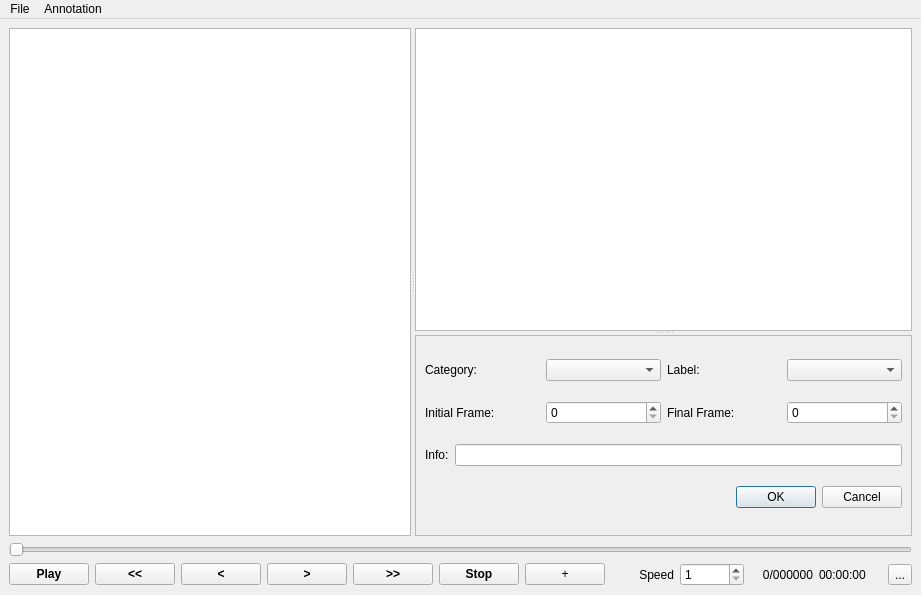
<?xml version="1.0" encoding="UTF-8"?>
<ui version="4.0">
 <class>MainWindow</class>
 <widget class="QMainWindow" name="MainWindow">
  <property name="geometry">
   <rect>
    <x>0</x>
    <y>0</y>
    <width>921</width>
    <height>595</height>
   </rect>
  </property>
  <property name="windowTitle">
   <string>SSAT</string>
  </property>
  <widget class="QWidget" name="widget">
   <layout class="QGridLayout" name="gridLayout">
    <item row="1" column="0" colspan="12">
     <widget class="QSlider" name="sliderFrame">
      <property name="enabled">
       <bool>false</bool>
      </property>
      <property name="singleStep">
       <number>1</number>
      </property>
      <property name="value">
       <number>0</number>
      </property>
      <property name="orientation">
       <enum>Qt::Horizontal</enum>
      </property>
     </widget>
    </item>
    <item row="2" column="0">
     <widget class="QPushButton" name="buttonPlay">
      <property name="font">
       <font>
        <weight>75</weight>
        <bold>true</bold>
       </font>
      </property>
      <property name="text">
       <string>Play</string>
      </property>
     </widget>
    </item>
    <item row="2" column="1">
     <widget class="QPushButton" name="buttonRewindF">
      <property name="font">
       <font>
        <weight>75</weight>
        <bold>true</bold>
       </font>
      </property>
      <property name="text">
       <string>&lt;&lt;</string>
      </property>
     </widget>
    </item>
    <item row="2" column="2">
     <widget class="QPushButton" name="buttonRewind">
      <property name="font">
       <font>
        <weight>75</weight>
        <bold>true</bold>
       </font>
      </property>
      <property name="text">
       <string>&lt;</string>
      </property>
     </widget>
    </item>
    <item row="2" column="3">
     <widget class="QPushButton" name="buttonForward">
      <property name="font">
       <font>
        <weight>75</weight>
        <bold>true</bold>
       </font>
      </property>
      <property name="text">
       <string>&gt;</string>
      </property>
     </widget>
    </item>
    <item row="2" column="4">
     <widget class="QPushButton" name="buttonForwardF">
      <property name="font">
       <font>
        <weight>75</weight>
        <bold>true</bold>
       </font>
      </property>
      <property name="text">
       <string>&gt;&gt;</string>
      </property>
     </widget>
    </item>
    <item row="2" column="5">
     <widget class="QPushButton" name="buttonStop">
      <property name="font">
       <font>
        <weight>75</weight>
        <bold>true</bold>
       </font>
      </property>
      <property name="text">
       <string>Stop</string>
      </property>
     </widget>
    </item>
    <item row="2" column="6">
     <widget class="QPushButton" name="buttonNewBox">
      <property name="text">
       <string>+</string>
      </property>
      <property name="checkable">
       <bool>false</bool>
      </property>
      <property name="checked">
       <bool>false</bool>
      </property>
      <property name="autoDefault">
       <bool>false</bool>
      </property>
      <property name="default">
       <bool>false</bool>
      </property>
      <property name="flat">
       <bool>false</bool>
      </property>
     </widget>
    </item>
    <item row="2" column="7">
     <widget class="QLabel" name="labelSpeed">
      <property name="text">
       <string>Speed</string>
      </property>
      <property name="alignment">
       <set>Qt::AlignRight|Qt::AlignTrailing|Qt::AlignVCenter</set>
      </property>
     </widget>
    </item>
    <item row="2" column="9">
     <widget class="QLabel" name="labelFrameId">
      <property name="text">
       <string>0/000000</string>
      </property>
      <property name="textFormat">
       <enum>Qt::AutoText</enum>
      </property>
      <property name="alignment">
       <set>Qt::AlignRight|Qt::AlignTrailing|Qt::AlignVCenter</set>
      </property>
     </widget>
    </item>
    <item row="2" column="10">
     <widget class="QLabel" name="labelTime">
      <property name="text">
       <string>00:00:00</string>
      </property>
     </widget>
    </item>
    <item row="2" column="11">
     <widget class="QToolButton" name="buttonTool">
      <property name="text">
       <string>...</string>
      </property>
     </widget>
    </item>
    <item row="2" column="8">
     <widget class="QPowerOfTwoSpinBox" name="spinBoxSpeed">
      <property name="suffix">
       <string/>
      </property>
      <property name="minimum">
       <number>1</number>
      </property>
      <property name="maximum">
       <number>64</number>
      </property>
      <property name="singleStep">
       <number>1</number>
      </property>
     </widget>
    </item>
    <item row="0" column="0" colspan="12">
     <widget class="QSplitter" name="splitterHorizontal">
      <property name="orientation">
       <enum>Qt::Horizontal</enum>
      </property>
      <widget class="QGraphicsView" name="viewFrame"/>
      <widget class="QSplitter" name="splitterVertical">
       <property name="orientation">
        <enum>Qt::Vertical</enum>
       </property>
       <widget class="QTableView" name="tableViewFrame">
        <property name="selectionBehavior">
         <enum>QAbstractItemView::SelectItems</enum>
        </property>
       </widget>
       <widget class="QFrame" name="frame">
        <property name="frameShape">
         <enum>QFrame::StyledPanel</enum>
        </property>
        <property name="frameShadow">
         <enum>QFrame::Raised</enum>
        </property>
        <layout class="QHBoxLayout" name="horizontalLayout_10">
         <item>
          <layout class="QGridLayout" name="gridLayout_2">
           <item row="0" column="0">
            <layout class="QHBoxLayout" name="horizontalLayout_5">
             <item>
              <widget class="QLabel" name="labelCategory">
               <property name="text">
                <string>Category: </string>
               </property>
              </widget>
             </item>
             <item>
              <widget class="QComboBox" name="comboBoxCategory"/>
             </item>
             <item>
              <widget class="QLabel" name="labelLabel">
               <property name="text">
                <string>Label: </string>
               </property>
              </widget>
             </item>
             <item>
              <widget class="QComboBox" name="comboBoxLabel"/>
             </item>
            </layout>
           </item>
           <item row="1" column="0">
            <layout class="QHBoxLayout" name="horizontalLayout_6">
             <item>
              <widget class="QLabel" name="labelInitialFrame">
               <property name="text">
                <string>Initial Frame: </string>
               </property>
              </widget>
             </item>
             <item>
              <widget class="QSpinBox" name="spinBoxInitialFrame">
               <property name="maximum">
                <number>999999999</number>
               </property>
              </widget>
             </item>
             <item>
              <widget class="QLabel" name="labelFinalFrame">
               <property name="text">
                <string>Final Frame: </string>
               </property>
              </widget>
             </item>
             <item>
              <widget class="QSpinBox" name="spinBoxFinalFrame">
               <property name="maximum">
                <number>999999999</number>
               </property>
              </widget>
             </item>
            </layout>
           </item>
           <item row="3" column="0">
            <layout class="QHBoxLayout" name="horizontalLayout_8">
             <item>
              <spacer name="horizontalSpacerButtonBox">
               <property name="orientation">
                <enum>Qt::Horizontal</enum>
               </property>
               <property name="sizeHint" stdset="0">
                <size>
                 <width>40</width>
                 <height>20</height>
                </size>
               </property>
              </spacer>
             </item>
             <item>
              <widget class="QDialogButtonBox" name="buttonBoxOKcancel">
               <property name="orientation">
                <enum>Qt::Horizontal</enum>
               </property>
               <property name="standardButtons">
                <set>QDialogButtonBox::Cancel|QDialogButtonBox::Ok</set>
               </property>
              </widget>
             </item>
            </layout>
           </item>
           <item row="2" column="0">
            <layout class="QHBoxLayout" name="horizontalLayout_9">
             <item>
              <widget class="QLabel" name="labelInfo">
               <property name="text">
                <string>Info:</string>
               </property>
              </widget>
             </item>
             <item>
              <widget class="QLineEdit" name="lineEditInfo">
               <property name="text">
                <string/>
               </property>
              </widget>
             </item>
            </layout>
           </item>
          </layout>
         </item>
        </layout>
       </widget>
      </widget>
     </widget>
    </item>
   </layout>
  </widget>
  <widget class="QMenuBar" name="menuBar">
   <property name="geometry">
    <rect>
     <x>0</x>
     <y>0</y>
     <width>921</width>
     <height>19</height>
    </rect>
   </property>
   <widget class="QMenu" name="menuFile">
    <property name="title">
     <string>File</string>
    </property>
    <addaction name="actionOpen"/>
    <addaction name="separator"/>
    <addaction name="actionImport_JSON"/>
    <addaction name="actionExport_JSON"/>
    <addaction name="separator"/>
    <addaction name="actionExit"/>
    <addaction name="separator"/>
   </widget>
   <widget class="QMenu" name="menuAnnotation">
    <property name="title">
     <string>Annotation</string>
    </property>
    <addaction name="actionAttributes"/>
   </widget>
   <addaction name="menuFile"/>
   <addaction name="menuAnnotation"/>
  </widget>
  <action name="actionOpen">
   <property name="text">
    <string>Open                    Ctrl+O</string>
   </property>
  </action>
  <action name="actionAttributes">
   <property name="text">
    <string>Attributes          Ctrl+A</string>
   </property>
  </action>
  <action name="actionExport_JSON">
   <property name="text">
    <string>Export JSON         Ctrl+E</string>
   </property>
  </action>
  <action name="actionImport_JSON">
   <property name="text">
    <string>Import JSON         Ctrl+I</string>
   </property>
  </action>
  <action name="actionExit">
   <property name="text">
    <string>Exit                      Ctrl+W</string>
   </property>
  </action>
  <action name="actionNew">
   <property name="text">
    <string>New              ctrl + N</string>
   </property>
  </action>
 </widget>
 <customwidgets>
  <customwidget>
   <class>QPowerOfTwoSpinBox</class>
   <extends>QSpinBox</extends>
   <header>qpoweroftwospinbox.h</header>
  </customwidget>
 </customwidgets>
 <resources/>
 <connections/>
</ui>
